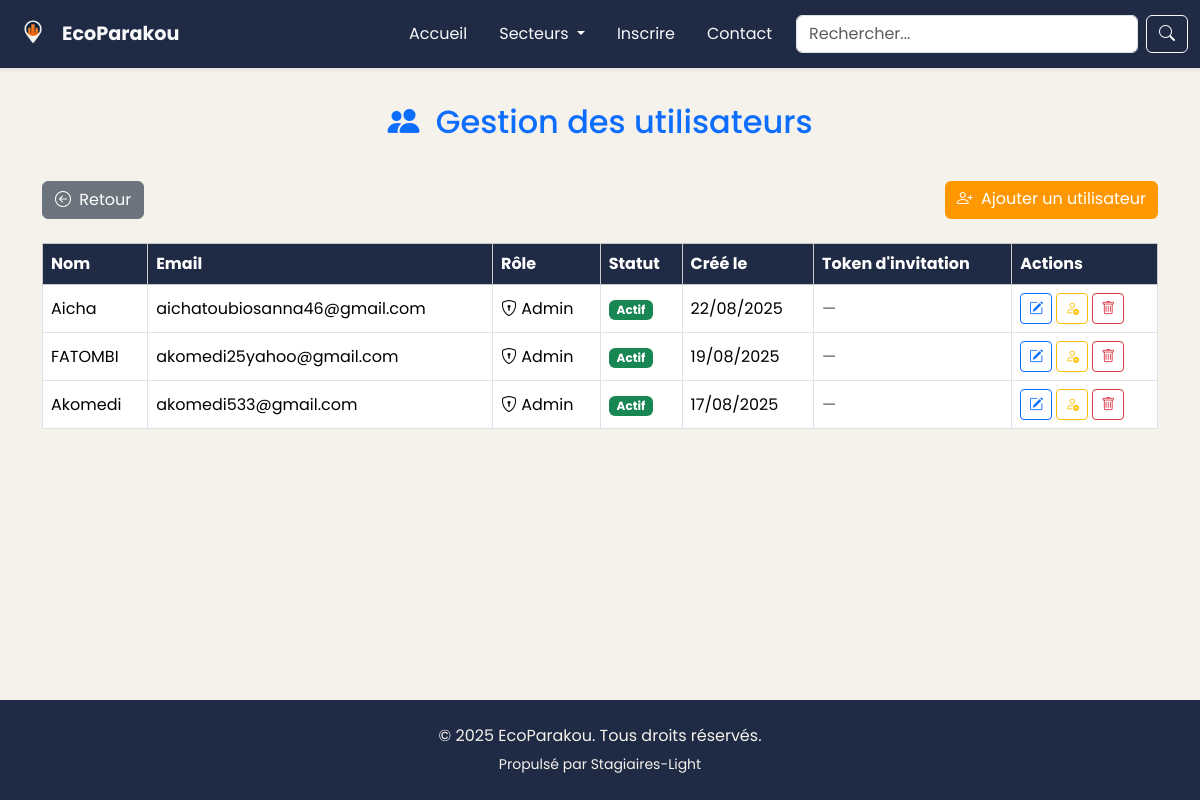
The app's page /admin/utilisateur/liste_utilisateur.php (signed in) with its own data.
### tables this page shows
CREATE TABLE `utilisateurs` (
  `id` int NOT NULL,
  `nom` varchar(100) DEFAULT NULL,
  `email` varchar(100) DEFAULT NULL,
  `mot_de_passe` varchar(255) DEFAULT NULL,
  `role` enum('admin','moderateur') DEFAULT 'moderateur',
  `actif` tinyint(1) DEFAULT '1',
  `date_creation` datetime DEFAULT CURRENT_TIMESTAMP,
  `dernier_acces` datetime DEFAULT NULL,
  `token_invitation` varchar(64) DEFAULT NULL
);

### admin/utilisateur/liste_utilisateur.php (the view, shortened to what this page needs)
<?php
  include_once '../../includes/db.php';
  $users = $mysqli->query(" SELECT id, nom, email, role, actif, date_creation, token_invitation
    FROM utilisateurs
    ORDER BY date_creation DESC
  ");
?>
<!DOCTYPE html>
<html lang="fr">
  <head>
    <?php include_once '../../includes/meta-head.php'; ?>
    <link rel="stylesheet" href="../../public/assets/css/liste_utilisateur.css">
    <link rel="stylesheet" href="../../public/assets/css/header.css">
    <link rel="stylesheet" href="../../public/assets/css/footer.css">
  </head>
  <body>
    <?php include_once '../../includes/header.php'; ?>
    <main>
      <div class="container py-5">
        <h2 class="text-center text-primary mb-4">
          <i class="bi bi-people-fill me-2"></i> Gestion des utilisateurs
        </h2>
        <div class="d-flex justify-content-between align-items-center mb-4 flex-wrap gap-2">
          <div class="d-flex justify-content-between w-100 mt-3">
            <a href="../dashboard.php" class="btn btn-secondary">
              <i class="bi bi-arrow-left-circle me-1"></i> Retour
            </a>
            <a href="ajouter_utilisateur.php" class="btn btn-accent">
              <i class="bi bi-person-plus me-1"></i> Ajouter un utilisateur
            </a>
          </div>
        </div>
        <div class="table-responsive">
          <table class="table table-bordered table-hover align-middle">
            <thead class="table-light">
              <tr>
                <th>Nom</th>
                <th>Email</th>
                <th>Rôle</th>
                <th>Statut</th>
                <th>Créé le</th>
                <th>Token d'invitation</th>
                <th>Actions</th>
              </tr>
            </thead>
            <tbody>
              <?php while ($u = $users->fetch_assoc()): ?>
                <tr>
                  <td><?= htmlspecialchars($u['nom']) ?></td>
                  <td><?= htmlspecialchars($u['email']) ?></td>
                  <td><?= $u['role'] === 'admin' ? '<i class="bi bi-shield-lock"></i> Admin' : '<i class="bi bi-person-gear"></i> Modérateur' ?></td>
                  <td>
                    <span class="badge <?= $u['actif'] ? 'bg-success' : 'bg-secondary' ?>">
                      <?= $u['actif'] ? 'Actif' : 'Inactif' ?>
                    </span>
                  </td>
                  <td><?= date('d/m/Y', strtotime($u['date_creation'])) ?></td>
                  <td>
                    <?php if (!empty($u['token_invitation'])): ?>
                      <code><?= htmlspecialchars($u['token_invitation']) ?></code>
                    <?php else: ?>
                      <span class="text-muted">—</span>
                    <?php endif; ?>
                  </td>
                  <td>
                    <div class="d-flex flex-wrap gap-1">
                      <a href="modifier_utilisateur.php?id=<?= $u['id'] ?>" class="btn btn-sm btn-outline-primary" title="Modifier">
                        <i class="bi bi-pencil-square"></i>
                      </a>
                      <?php if ($u['actif']): ?>
                        <a href="toggle_activation.php?id=<?= $u['id'] ?>" class="btn btn-sm btn-outline-warning" title="Désactiver" onclick="return confirm('Désactiver ce compte ?')">
                          <i class="bi bi-person-dash"></i>
                        </a>
                      <?php else: ?>
                        <a href="toggle_activation.php?id=<?= $u['id'] ?>" class="btn btn-sm btn-outline-success" title="Activer" onclick="return confirm('Réactiver ce compte ?')">
                          <i class="bi bi-person-check"></i>
                        </a>
                      <?php endif; ?>
                      <button onclick="confirmerSuppression(<?= $u['id'] ?>, '<?= addslashes($u['nom']) ?>')" class="btn btn-sm btn-outline-danger" title="Supprimer">
                        <i class="bi bi-trash"></i>
                      </button>
                    </div>
                  </td>
                </tr>
              <?php endwhile; ?>
            </tbody>
          </table>
        </div>
      </div>
    </main>
    <?php include_once '../../includes/footer.php'; ?>
  </body>
</html>

### public/assets/css/style.css (style rules this page uses)
:root { --color-primary: #1F2A44; --color-accent: #FF9800; --color-bg: #F5F1EB; --color-text: #333333; --color-white: #ffffff; --color-muted: #6c757d; --color-hover: #f0f0f0; --font-main: 'Poppins', sans-serif; }
body { margin: 0; font-family: var(--font-main); background-color: var(--color-bg); color: var(--color-text); }

### public/assets/css/liste_utilisateur.css (style rules this page uses)
body { font-family: 'Poppins', sans-serif; background-color: #F5F1EB; color: #333333; padding-top: 55px; }
.table th { background-color: #1F2A44; color: #ffffff; }
.btn-accent { background-color: #FF9800; color: #ffffff; }
.btn-accent { background-color: #FF9800; color: #fff; border: none; }

### public/assets/css/header.css (style rules this page uses)
:root { --color-primary: #1F2A44; --color-accent: #FF9800; --color-bg: #F5F1EB; --color-text: #333333; --font-main: 'Poppins', sans-serif; }
body { font-family: var(--font-main); }

### public/assets/css/footer.css (style rules this page uses)
:root { --color-primary: #1F2A44; --color-accent: #FF9800; --color-bg: #F5F1EB; --color-text: #333333; --font-main: 'Poppins', sans-serif; }
html, body { height: 100%; }
body { display: flex; flex-direction: column; }
main { flex: 1; }

### records on screen
utilisateurs: nom "Aicha", email "aichatoubiosanna46@gmail.com", role "admin" (drawn), actif "Actif", date_creation "22/08/2025"
utilisateurs: nom "FATOMBI", email "akomedi25yahoo@gmail.com", role "admin" (drawn), actif "Actif", date_creation "19/08/2025"
utilisateurs: nom "Akomedi", email "akomedi533@gmail.com", role "admin" (drawn), actif "Actif", date_creation "17/08/2025"

### other values on screen
SITE_NAME "EcoParakou"
SITE_AUTHOR "Stagiaires-Light"
